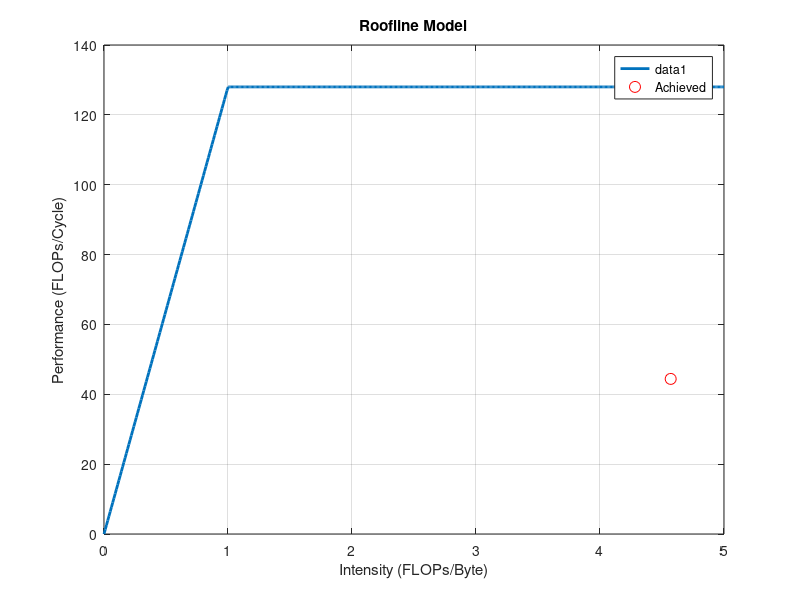

This chart was generated by the following MATLAB code:
%% set constants
BW = 128;

%% set intensity
x = linspace(0, 5, 500);

%% calculate performance
y = BW*ones(size(x));
mask = (x>=0) & (x<=1);
y(mask) = BW .* x(mask);

%% plot roofline model
plot(x, y, 'LineWidth', 2);
xlabel('Intensity (FLOPs/Byte)');
ylabel('Performance (FLOPs/Cycle)');
title('Roofline Model');
grid on;
hold on;

%% plot achieved performance - intensity point
achieved_I = 4.57;
achieved_P = 65536.0/1476.0;
plot(achieved_I, achieved_P, 'ro', 'MarkerSize', 8, 'DisplayName', 'Achieved');
legend show;
hold off;

%% print percentage of achieved performance
percentage = (achieved_P / BW) * 100;
fprintf('Achieved performance: %.2f FLOPs/Cycle\n', achieved_P);
fprintf('Percentage of roofline performance: %.2f%%\n', percentage);
